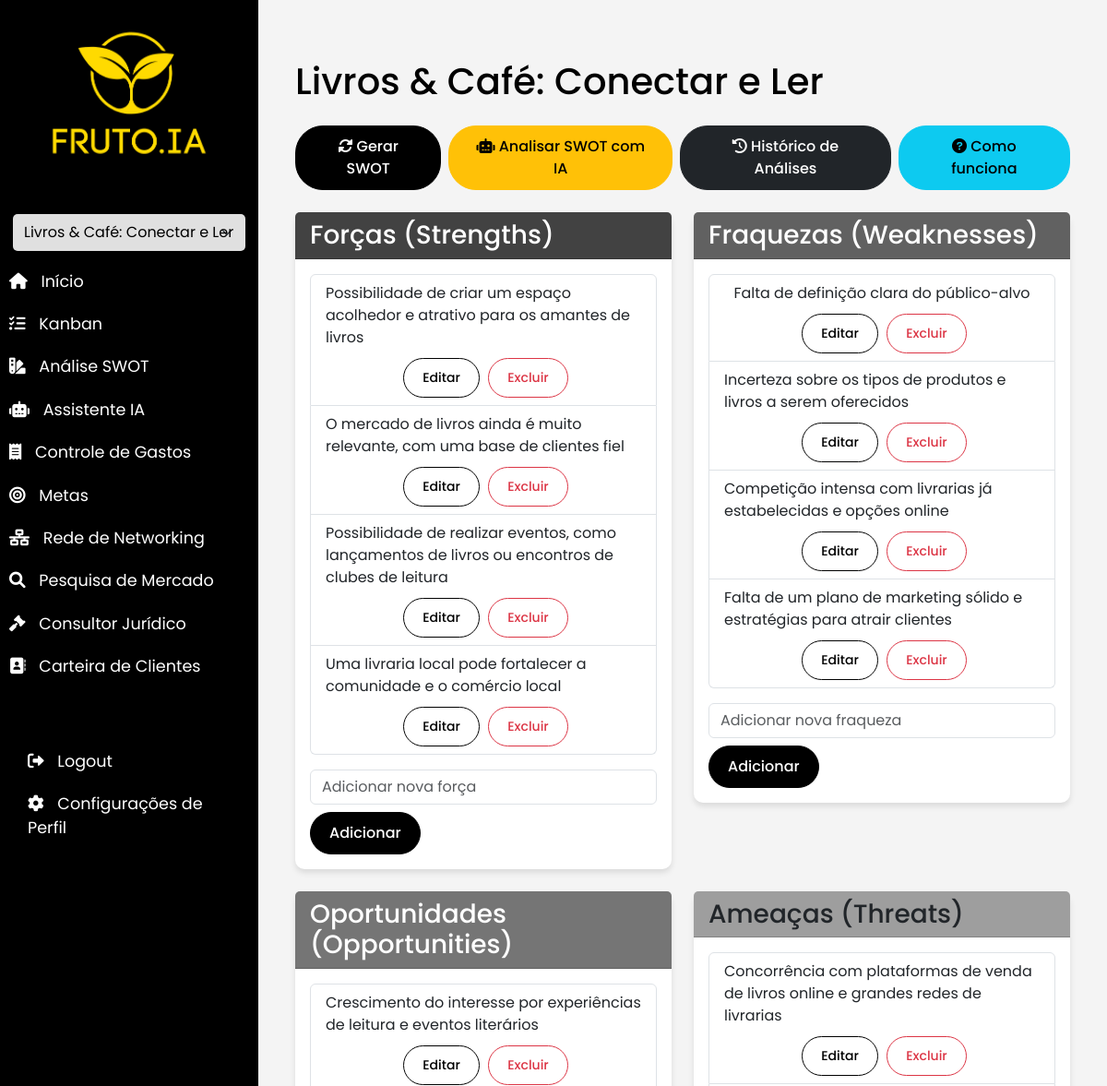
Page /swot/26 (signed in, upper part) on the earlier database version.
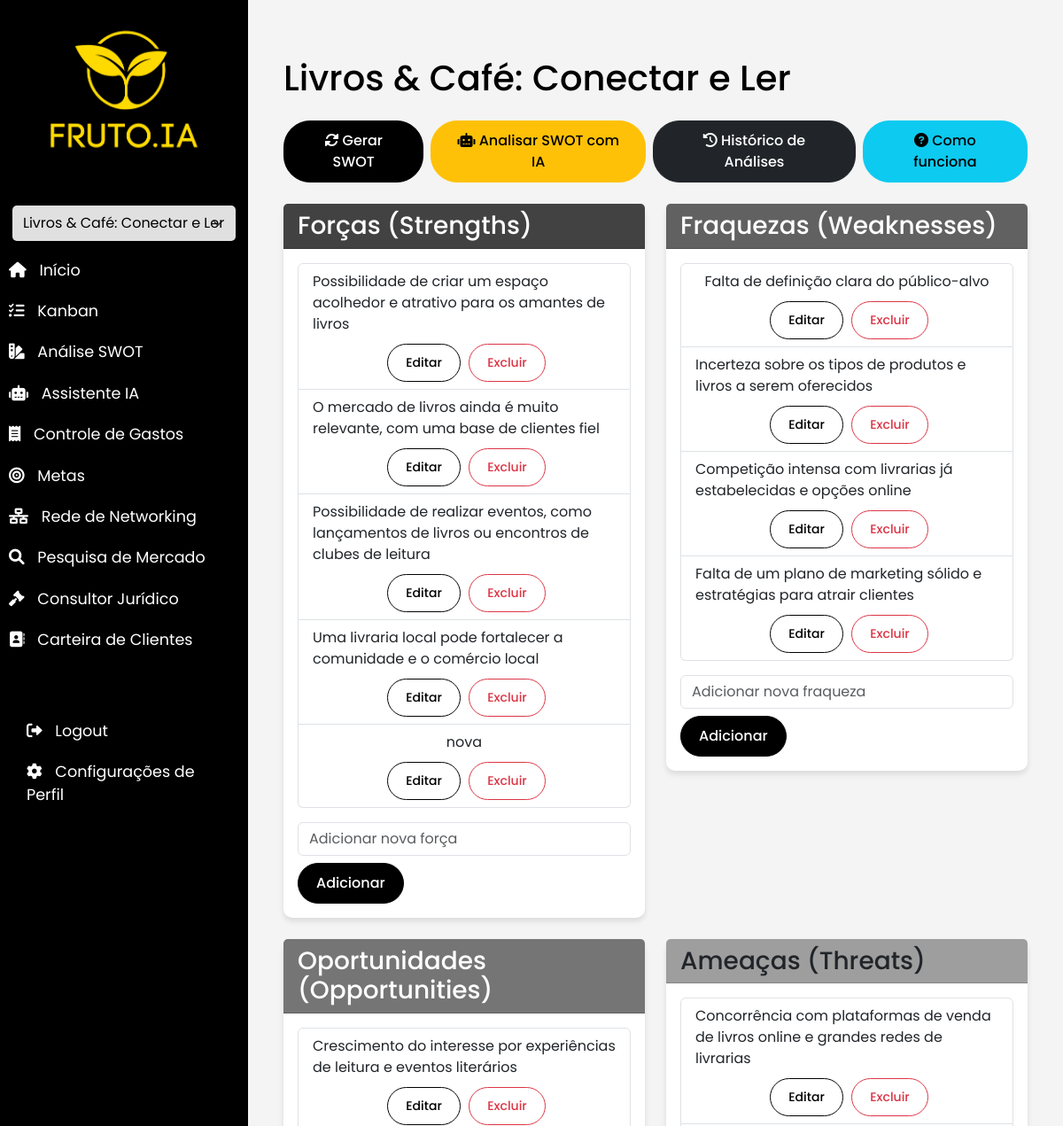
Same page on the later database version.
### app/models.py (models this page shows)
class SWOTItem(db.Model):
    id = db.Column(db.Integer, primary_key=True)
    swot_id = db.Column(db.Integer, db.ForeignKey('swot.id'))
    category = db.Column(db.String(20))  # 'strength', 'weakness', 'opportunity', 'threat'
    content = db.Column(db.Text)
    created_at = db.Column(db.DateTime, default=datetime.utcnow)
    swot = db.relationship('SWOT', backref=db.backref('items', lazy='dynamic'))

### app/routes.py (the view)
@main.route('/swot/<int:idea_id>')
@login_required
def swot_analysis(idea_id):
    return view_idea(idea_id, 'swot')

### app/__init__.py (called while the page is built)
def create_app():
    app = Flask(__name__, static_url_path='', static_folder='static', template_folder='templates')
    app.config.from_object(Config)
    app.config['SQLALCHEMY_DATABASE_URI'] = os.getenv('SQLALCHEMY_DATABASE_URI')
    app.config['SQLALCHEMY_TRACK_MODIFICATIONS'] = False
    db.init_app(app)
    migrate.init_app(app, db)
    login.init_app(app)
    csrf.init_app(app)
    mail.init_app(app)
    from app import routes
    app.register_blueprint(routes.main)
    from app.auth import bp as auth_bp
    app.register_blueprint(auth_bp, url_prefix='/auth')
    @login.user_loader
    def load_user(id):
        return User.query.get(int(id))
    return app

### app/routes.py (called while the page is built)
@main.context_processor
def inject_user_ideas():
    if current_user.is_authenticated:
        user_ideas = current_user.ideas.all()
        selected_idea_id = request.view_args.get('idea_id')
        return {'user_ideas': user_ideas, 'selected_idea_id': selected_idea_id}
    return {}

### app/templates/view_idea.html (shortened to what the changed rows need)
{% extends "base.html" %}
{% block content %}
<h1 class="mb-4">{{ idea.title }}</h1>
<div id="ideaContent">
    {% if view == 'kanban' %}
    <div class="row mb-3 mt-3">
        <div class="col-md-12 d-flex justify-content-start">
            <button id="addTaskBtn" class="btn btn-primary me-2">
                <i class="fas fa-plus"></i> Adicionar Tarefa
            </button>
            <button class="btn btn-blue" type="button" data-bs-toggle="collapse" data-bs-target="#filterCollapse" aria-expanded="false" aria-controls="filterCollapse">
                <i class="fas fa-filter"></i> Filtrar
            </button>
            <button class="btn btn-info ms-2 btn-outline-info" type="button" data-bs-toggle="modal" data-bs-target="#howToUseModal" style="color: black;">
                <i class="fas fa-question-circle"></i> Como funciona
            </button>
        </div>
    </div>
    <div class="row">
        <div class="col-md-12">
            <div class="collapse mt-2" id="filterCollapse">
                <div class="card card-body">
                    <div class="input-group">
                        <select id="filterType" class="form-select">
                            <option value="content">Conteúdo</option>
                            <option value="date">Data</option>
                            <option value="criticality">Criticidade</option>
                            <option value="tag">Tag</option>
                        </select>
                        <input type="text" id="taskFilter" class="form-control" placeholder="Filtrar tarefas...">
                        <button class="btn btn-outline-secondary" type="button" id="clearFilterBtn">Limpar</button>
                    </div>
                </div>
            </div>
        </div>
    </div>
    <div id="kanbanBoard" class="row" data-idea-id="{{ idea.id }}">
        <div class="col-md-4">
            <div class="kanban-column">
                <div class="kanban-column-header bg-primary text-white">
                    <h3>To Do</h3>
                </div>
                <ul id="todoList" class="kanban-list list-unstyled" data-status="to_do"></ul>
            </div>
        </div>
        <div class="col-md-4">
            <div class="kanban-column">
                <div class="kanban-column-header bg-info text-white">
                    <h3>In Progress</h3>
                </div>
                <ul id="inProgressList" class="kanban-list list-unstyled" data-status="in_progress"></ul>
            </div>
        </div>
        <div class="col-md-4">
            <div class="kanban-column">
                <div class="kanban-column-header bg-success text-white">
                    <h3>Closed</h3>
                </div>
                <ul id="closedList" class="kanban-list list-unstyled" data-status="closed"></ul>
            </div>
        </div>
    </div>
    {% elif view == 'swot' %}
    <div id="swotAnalysis" data-swot-id="{{ swot.id }}">
        <div class="row">
            <div class="col-md-6">
                <div class="card mb-4">
                    <div class="card-body">
                        <ul id="strengthsList" class="list-group swot-list" data-category="strength">
                            {% for item in swot.items.filter_by(category='strength') %}
                            <li class="list-group-item d-flex justify-content-between align-items-center" data-id="{{ item.id }}">
                                <span class="swot-item-content">{{ item.content }}</span>
                                <div>
                                    <button class="btn btn-sm btn-outline-primary edit-item" title="Editar">
                                    </button>
                                    <button class="btn btn-sm btn-outline-danger remove-item" title="Remover">
                                    </button>
                                </div>
                            </li>
                            {% endfor %}
                        </ul>
                    </div>
                </div>
            </div>
            <div class="col-md-6">
                <div class="card mb-4">
                    <div class="card-body">
                        <ul id="weaknessesList" class="list-group swot-list" data-category="weakness">
                            {% for item in swot.items.filter_by(category='weakness') %}
                            <li class="list-group-item d-flex justify-content-between align-items-center" data-id="{{ item.id }}">
                                <span class="swot-item-content">{{ item.content }}</span>
                                <div>
                                    <button class="btn btn-sm btn-outline-primary edit-item" title="Editar">
                                    </button>
                                    <button class="btn btn-sm btn-outline-danger remove-item" title="Remover">
                                    </button>
                                </div>
                            </li>
                            {% endfor %}
                        </ul>
                    </div>
                </div>
            </div>
        </div>
        <div class="row">
            <div class="col-md-6">
                <div class="card mb-4">
                    <div class="card-body">
                        <ul id="opportunitiesList" class="list-group swot-list" data-category="opportunity">
                            {% for item in swot.items.filter_by(category='opportunity') %}
                            <li class="list-group-item d-flex justify-content-between align-items-center" data-id="{{ item.id }}">
                                <span class="swot-item-content">{{ item.content }}</span>
                                <div>
                                    <button class="btn btn-sm btn-outline-primary edit-item" title="Editar">
                                    </button>
                                    <button class="btn btn-sm btn-outline-danger remove-item" title="Remover">
                                    </button>
                                </div>
                            </li>
                            {% endfor %}
                        </ul>
                    </div>
                </div>
            </div>
            <div class="col-md-6">
                <div class="card mb-4">
                    <div class="card-body">
                        <ul id="threatsList" class="list-group swot-list" data-category="threat">
                            {% for item in swot.items.filter_by(category='threat') %}
                            <li class="list-group-item d-flex justify-content-between align-items-center" data-id="{{ item.id }}">
                                <span class="swot-item-content">{{ item.content }}</span>
                                <div>
                                    <button class="btn btn-sm btn-outline-primary edit-item" title="Editar">
                                    </button>
                                    <button class="btn btn-sm btn-outline-danger remove-item" title="Remover">
                                    </button>
                                </div>
                            </li>
                            {% endfor %}
                        </ul>
                    </div>
                </div>
            </div>
        </div>
    </div>
    {% endif %}
</div>
{% endblock %}

Differences in the rows shown:
added SWOTItem: content "nova", shown under "Forças (Strengths)"
